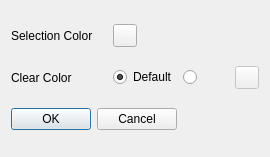
<?xml version="1.0" encoding="UTF-8"?>
<ui version="4.0">
 <class>SettingsDialog</class>
 <widget class="QDialog" name="SettingsDialog">
  <property name="geometry">
   <rect>
    <x>0</x>
    <y>0</y>
    <width>270</width>
    <height>157</height>
   </rect>
  </property>
  <property name="windowTitle">
   <string>Settings</string>
  </property>
  <layout class="QGridLayout" name="gridLayout">
   <item row="0" column="0">
    <widget class="QLabel" name="label">
     <property name="text">
      <string>Selection Color</string>
     </property>
    </widget>
   </item>
   <item row="1" column="0">
    <widget class="QLabel" name="label_2">
     <property name="text">
      <string>Clear Color</string>
     </property>
    </widget>
   </item>
   <item row="1" column="1">
    <widget class="QRadioButton" name="defaultClearColor">
     <property name="text">
      <string>Default</string>
     </property>
     <property name="checked">
      <bool>true</bool>
     </property>
    </widget>
   </item>
   <item row="1" column="2">
    <layout class="QHBoxLayout" name="horizontalLayout">
     <item>
      <widget class="QRadioButton" name="customClearColor">
       <property name="text">
        <string/>
       </property>
      </widget>
     </item>
     <item>
      <widget class="QToolButton" name="customClearColorButton">
       <property name="enabled">
        <bool>false</bool>
       </property>
       <property name="text">
        <string/>
       </property>
      </widget>
     </item>
    </layout>
   </item>
   <item row="2" column="0" colspan="2">
    <widget class="QDialogButtonBox" name="buttonBox">
     <property name="orientation">
      <enum>Qt::Horizontal</enum>
     </property>
     <property name="standardButtons">
      <set>QDialogButtonBox::Cancel|QDialogButtonBox::Ok</set>
     </property>
    </widget>
   </item>
   <item row="0" column="1">
    <widget class="QToolButton" name="selectionColorButton">
     <property name="text">
      <string/>
     </property>
    </widget>
   </item>
  </layout>
 </widget>
 <resources/>
 <connections>
  <connection>
   <sender>buttonBox</sender>
   <signal>accepted()</signal>
   <receiver>SettingsDialog</receiver>
   <slot>accept()</slot>
   <hints>
    <hint type="sourcelabel">
     <x>248</x>
     <y>254</y>
    </hint>
    <hint type="destinationlabel">
     <x>157</x>
     <y>274</y>
    </hint>
   </hints>
  </connection>
  <connection>
   <sender>buttonBox</sender>
   <signal>rejected()</signal>
   <receiver>SettingsDialog</receiver>
   <slot>reject()</slot>
   <hints>
    <hint type="sourcelabel">
     <x>316</x>
     <y>260</y>
    </hint>
    <hint type="destinationlabel">
     <x>286</x>
     <y>274</y>
    </hint>
   </hints>
  </connection>
  <connection>
   <sender>customClearColor</sender>
   <signal>toggled(bool)</signal>
   <receiver>customClearColorButton</receiver>
   <slot>setEnabled(bool)</slot>
   <hints>
    <hint type="sourcelabel">
     <x>205</x>
     <y>76</y>
    </hint>
    <hint type="destinationlabel">
     <x>247</x>
     <y>76</y>
    </hint>
   </hints>
  </connection>
 </connections>
</ui>
